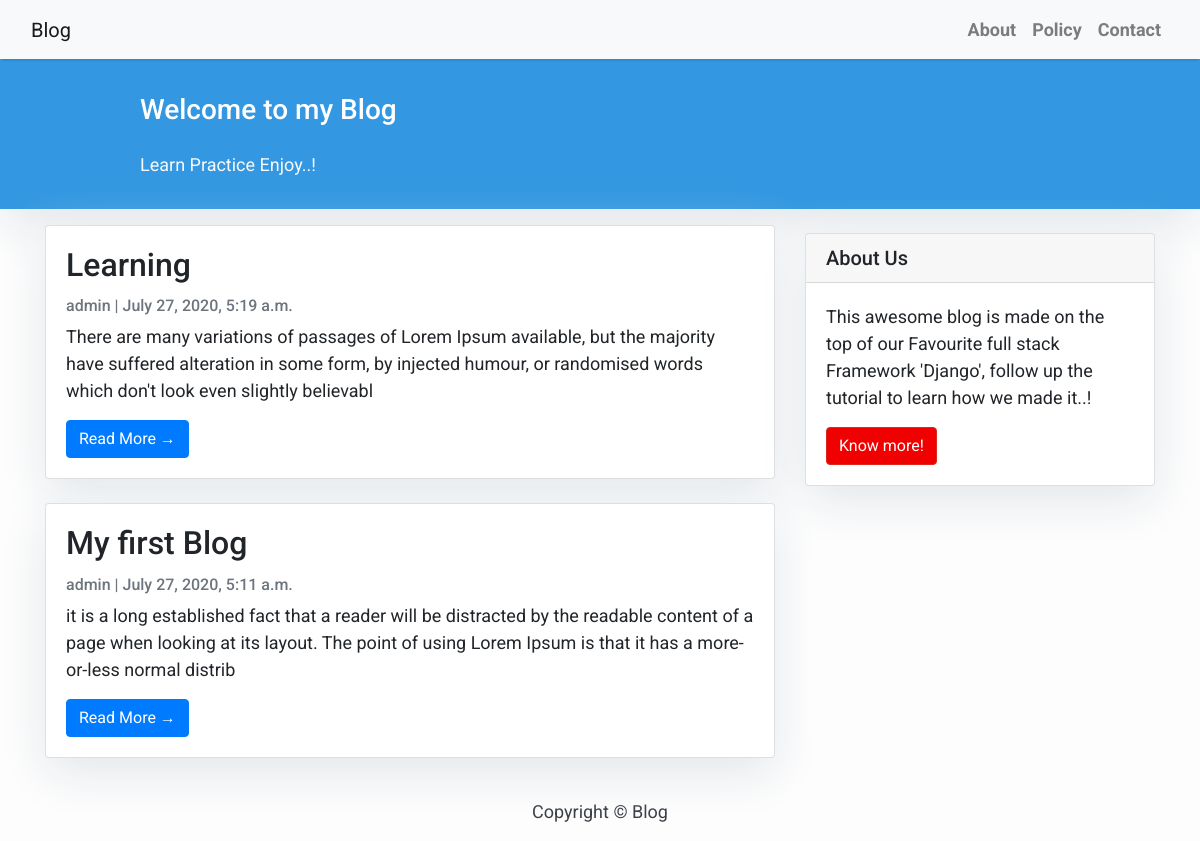
Screenshot of /blog/ with the database file from the repository.
### myblog/models.py (models this page shows, shortened)
class Post(models.Model):
    title = models.CharField(max_length=200, unique=True)
    slug = models.SlugField(max_length=200, unique=True, null = True)
    author = models.ForeignKey(User, on_delete= models.CASCADE,related_name='blog_posts')
    updated_on = models.DateTimeField(auto_now= True)
    content = models.TextField()
    created_on = models.DateTimeField(auto_now_add=True)
    status = models.IntegerField(choices=STATUS, default=0)
    class meta:
        ordering = ['-created_on']

### myblog/views.py (the view)
# urls.py: path('', views.PostList.as_view(),name = 'home'),
class PostList(generic.ListView):
    queryset = Post.objects.filter(status =1).order_by('-created_on')
    template_name = 'index.html'

### myblog/templates/index.html (shortened to what this page needs)
{% extends "base.html" %}
{% block content %}
<header class="masthead">
    <div class="container">
        <div class="row">
            <div class=" col-md-8 col-md-10 mx-auto">
                <div class="site-heading">
                    <h3 class=" site-heading my-4 mt-3 text-white"> Welcome to my  Blog </h3>
                    <p class="text-light">Learn Practice Enjoy..! &nbsp
                    </p>
                </div>
            </div>
        </div>
    </div>
</header>
<div class="container">
    <div class="row">
        <div class="col-md-8 mt-3 left">
            {% for post in post_list %}
            <div class="card mb-4">
                <div class="card-body">
                    <h2 class="card-title">{{ post.title }}</h2>
                    <p class="card-text text-muted h6">{{ post.author }} | {{ post.created_on}} </p>
                    <p class="card-text">{{post.content|slice:":200" }}</p>
                    <a href="{% url 'post_detail' post.slug  %}" class="btn btn-primary">Read More &rarr;</a>
                </div>
            </div>
            {% endfor %}
        </div>
        {% block sidebar %} {% include 'sidebar.html' %} {% endblock sidebar %}
    </div>
</div>
{%endblock%}

### myblog/templates/base.html (shortened to what this page needs)
<!DOCTYPE html>
<html lang="en">
    <head>
        <link rel="stylesheet" href="https://maxcdn.bootstrapcdn.com/bootstrap/4.0.0/css/bootstrap.min.css"
 />
    </head>
    <body>
        <nav class="navbar navbar-expand-lg navbar-light bg-light shadow" id="mainNav">
            <div class="container-fluid">
                <a class="navbar-brand" href="{% url 'home' %}">Blog</a>
                <div class="collapse navbar-collapse" id="navbarResponsive">
                    <ul class="navbar-nav ml-auto">
                        <li class="nav-item text-black">
                            <a class="nav-link text-black font-weight-bold" href="#">About</a>
                        </li>
                        <li class="nav-item text-black">
                            <a class="nav-link text-black font-weight-bold" href="#">Policy</a>
                        </li>
                        <li class="nav-item text-black">
                            <a class="nav-link text-black font-weight-bold" href="#">Contact</a>
                        </li>
                    </ul>
                </div>
            </div>
        </nav>
        {% block content %}{% endblock content %}
        <footer class="py-3 bg-grey">
            <p class="m-0 text-dark text-center ">Copyright &copy; Blog</p>
        </footer>
    </body>
</html>

### myblog/templates/sidebar.html (shortened to what this page needs)
{% block sidebar %}
<div class="col-md-4 float-right ">
<div class="card my-4">
        <h5 class="card-header">About Us</h5>
    <div class="card-body">
        <p class="card-text"> This awesome blog is made on the top of our Favourite full stack Framework 'Django',
             follow up the tutorial to learn how we made it..!</p>
        <a href=""
           class="btn btn-danger">Know more!</a>
    </div>
</div>
</div>
{% endblock sidebar %}

### myblog/templates/base.html (style rules this page uses)
body { font-family: "Roboto", sans-serif; font-size: 17px; background-color: #fdfdfd; }
.shadow { box-shadow: 0 4px 2px -2px rgba(0, 0, 0, 0.1); }
.btn-danger { color: #fff; background-color: #f00000; border-color: #dc281e; }
.masthead { background: #3398E1; height: auto; padding-bottom: 15px; box-shadow: 0 16px 48px #E3E7EB; padding-top: 10px; }

### myblog/templates/index.html (style rules this page uses)
body { font-family: "Roboto", sans-serif; font-size: 18px; background-color: #fdfdfd; }
.card { box-shadow: 0 16px 48px #E3E7EB; }

### myblog/templates/sidebar.html (style rules this page uses)
.card { box-shadow: 0 16px 48px #E3E7EB; }

### rows the page displays
Post: title "Learning", author "admin", created_on "July 27, 2020, 5:19 a.m.", content "There are many variations of passages of Lorem Ipsum available, but the majority have suffered alteration in some form, by injected humour, or randomised words which don't look even slightly believabl"
Post: title "My first Blog", author "admin", created_on "July 27, 2020, 5:11 a.m.", content "it is a long established fact that a reader will be distracted by the readable content of a page when looking at its layout. The point of using Lorem Ipsum is that it has a more-or-less normal distrib"
